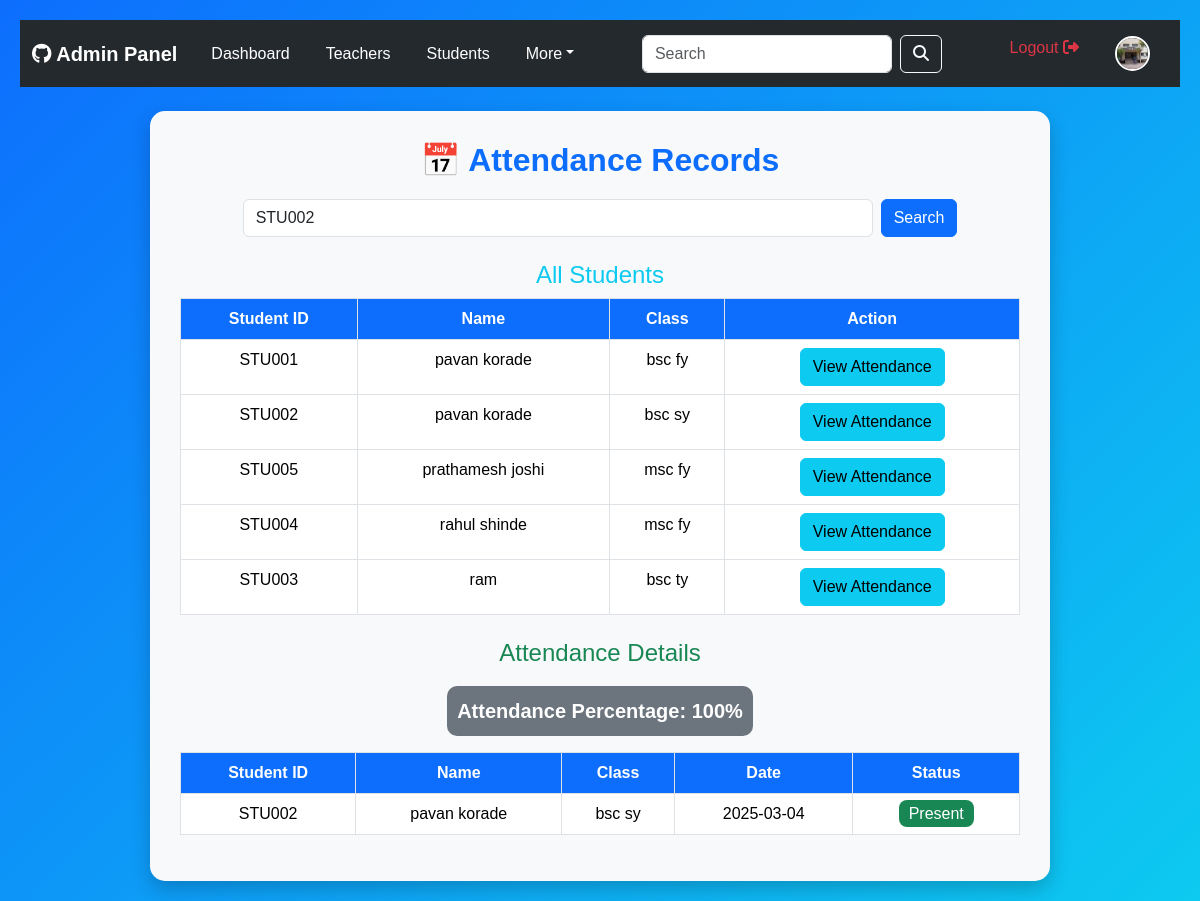
The page /view_attendance_button.php?search_student=STU002 on the database its author committed.
### tables this page shows
CREATE TABLE `students` (
  `student_id` varchar(10) NOT NULL,
  `name` varchar(255) NOT NULL,
  `address` text NOT NULL,
  `contact_no` varchar(15) NOT NULL,
  `email` varchar(255) NOT NULL,
  `gender` enum('Male','Female','Other') NOT NULL,
  `dob` date NOT NULL,
  `class` varchar(100) NOT NULL,
  `subjects` text NOT NULL
);

CREATE TABLE `attendance` (
  `id` int(11) NOT NULL,
  `student_id` varchar(255) NOT NULL,
  `date` date NOT NULL,
  `status` enum('Present','Absent','Late') NOT NULL,
  `teacher_id` varchar(255) NOT NULL,
  `subject` varchar(255) NOT NULL,
  `time` time NOT NULL
);

### view_attendance_button.php (the view, shortened to what this page needs)
<?php
include 'db.php';
include 'navbar.php';
$student_id = isset($_GET['search_student']) ? trim($_GET['search_student']) : '';
$attendance_percentage = null;
if (!empty($student_id)) {
    $query = "SELECT attendance.student_id, students.name, students.class, attendance.date, attendance.status
              FROM attendance
              JOIN students ON attendance.student_id = students.student_id
              WHERE attendance.student_id = ?
              ORDER BY attendance.date DESC";
    $stmt = $conn->prepare($query);
    $stmt->bind_param("s", $student_id);
    $stmt->execute();
    $result = $stmt->get_result();
    $total_classes_query = "SELECT COUNT(*) AS total FROM attendance WHERE student_id = ?";
    $present_classes_query = "SELECT COUNT(*) AS present FROM attendance WHERE student_id = ? AND status = 'Present'";
    $stmt = $conn->prepare($total_classes_query);
    $stmt->bind_param("s", $student_id);
    $stmt->execute();
    $total_classes_result = $stmt->get_result();
    $total_classes = $total_classes_result->fetch_assoc()['total'];
    $stmt = $conn->prepare($present_classes_query);
    $stmt->bind_param("s", $student_id);
    $stmt->execute();
    $present_classes_result = $stmt->get_result();
    $present_classes = $present_classes_result->fetch_assoc()['present'];
    if ($total_classes > 0) {
        $attendance_percentage = round(($present_classes / $total_classes) * 100, 2);
    }
} else {
    $result = false;
}
?>
<!DOCTYPE html>
<html lang="en">
<head>
    <link href="https://cdn.jsdelivr.net/npm/bootstrap@5.3.3/dist/css/bootstrap.min.css" rel="stylesheet">
</head>
<body>
    <div class="container mt-4">
        <h2 class="text-primary">📅 Attendance Records</h2>
        <form method="GET" action="" class="search-container d-flex justify-content-center">
            <input type="text" name="search_student" class="form-control w-75 me-2" placeholder="🔍 Enter Student ID to Search" value="<?php echo htmlspecialchars($student_id); ?>">
            <button type="submit" class="btn btn-primary">Search</button>
        </form>
        <h4 class="mt-4 text-info">All Students</h4>
        <table class="table table-bordered table-hover">
            <thead class="bg-primary text-white">
                <tr>
                    <th>Student ID</th>
                    <th>Name</th>
                    <th>Class</th>
                    <th>Action</th>
                </tr>
            </thead>
            <tbody>
                <?php
                $studentQuery = "SELECT student_id, name, class FROM students ORDER BY name ASC";
                $students = $conn->query($studentQuery);
                while ($student = $students->fetch_assoc()) { ?>
                    <tr>
                        <td><?php echo htmlspecialchars($student['student_id']); ?></td>
                        <td><?php echo htmlspecialchars($student['name']); ?></td>
                        <td><?php echo htmlspecialchars($student['class']); ?></td>
                        <td>
                            <a href="?search_student=<?php echo urlencode($student['student_id']); ?>" class="btn btn-info">View Attendance</a>
                        </td>
                    </tr>
                <?php } ?>
            </tbody>
        </table>
        <?php if ($result && $result->num_rows > 0) { ?>
        <h4 class="mt-4 text-success">Attendance Details</h4>
        <div class="percentage-box">
            Attendance Percentage: <?php echo $attendance_percentage !== null ? $attendance_percentage . '%' : 'N/A'; ?>
        </div>
        <table class="table table-bordered table-hover mt-3">
            <thead class="bg-primary text-white">
                <tr>
                    <th>Student ID</th>
                    <th>Name</th>
                    <th>Class</th>
                    <th>Date</th>
                    <th>Status</th>
                </tr>
            </thead>
            <tbody>
                <?php while ($row = $result->fetch_assoc()) { ?>
                    <tr>
                        <td><?php echo htmlspecialchars($row['student_id']); ?></td>
                        <td><?php echo htmlspecialchars($row['name']); ?></td>
                        <td><?php echo htmlspecialchars($row['class']); ?></td>
                        <td><?php echo htmlspecialchars($row['date']); ?></td>
                        <td>
                            <?php
                                $status = strtolower($row['status']);
                                if ($status == "present") {
                                    echo "<span class='status-present'>Present</span>";
                                } elseif ($status == "absent") {
                                    echo "<span class='status-absent'>Absent</span>";
                                } else {
                                    echo "<span class='status-late'>Late</span>";
                                }
                            ?>
                        </td>
                    </tr>
                <?php } ?>
            </tbody>
        </table>
        <?php } ?>
    </div>
</body>
</html>

### navbar.php (shortened to what this page needs)
<!DOCTYPE html>
<html lang="en">
<head>
    <link rel="stylesheet" href="https://cdn.jsdelivr.net/npm/bootstrap@5.3.0/dist/css/bootstrap.min.css">
    <link rel="stylesheet" href="https://cdnjs.cloudflare.com/ajax/libs/font-awesome/6.4.0/css/all.min.css">
</head>
<body>
    <nav class="navbar navbar-expand-lg navbar-dark">
        <div class="container-fluid">
            <a class="navbar-brand" href="#"><i class="fab fa-github"></i> Admin Panel</a>
            <div class="collapse navbar-collapse justify-content-between" id="navbarNav">
                <ul class="navbar-nav">
                    <li class="nav-item"><a class="nav-link" href="admin.php">Dashboard</a></li>
                    <li class="nav-item"><a class="nav-link" href="add_teacher.php">Teachers</a></li>
                    <li class="nav-item"><a class="nav-link" href="add_student.php">Students</a></li>
                    <li class="nav-item dropdown">
                        <a class="nav-link dropdown-toggle" href="#" role="button" data-bs-toggle="dropdown">More</a>
                    </li>
                </ul>
                <form class="d-flex search-bar">
                    <input class="form-control me-2" type="search" placeholder="Search" aria-label="Search">
                    <button class="btn btn-outline-light" type="submit"><i class="fas fa-search"></i></button>
                </form>
                <ul class="navbar-nav">
                    <li class="nav-item"><a class="nav-link text-danger" href="index.php">Logout <i class="fas fa-sign-out-alt"></i></a></li>
                    <li class="nav-item">
                        <a class="nav-link" href="#">
                            <img src="myphoto.jpg" alt="Admin" class="profile-img">
                        </a>
                    </li>
                </ul>
            </div>
        </div>
    </nav>
</body>
</html>

### navbar.php (style rules this page uses)
body { font-family: 'Poppins', sans-serif; }
.navbar { background-color: #24292e; padding: 10px 20px; }
.navbar-brand { color: #ffffff; font-weight: bold; font-size: 1.4rem; }
.navbar-nav .nav-link { color: #ffffff; margin: 0 10px; font-size: 1rem; transition: 0.3s; }
.search-bar { width: 300px; }
.profile-img { width: 35px; height: 35px; border-radius: 50%; border: 2px solid white; }

### view_attendance_button.php (style rules this page uses)
body { font-family: 'Poppins', sans-serif; background: linear-gradient(135deg, var(--bs-primary), var(--bs-info)); color: black; padding: 20px; }
.container { background: var(--bs-light); padding: 30px; border-radius: 15px; box-shadow: 0 8px 20px rgba(0, 0, 0, 0.2); max-width: 900px; margin: auto; text-align: center; }
h2 { font-weight: 700; margin-bottom: 20px; }
.table th { background: var(--bs-primary); color: white; text-align: center; }
.table td { text-align: center; font-weight: 500; }
.status-present { background: var(--bs-success); color: white; padding: 5px 10px; border-radius: 8px; }
.percentage-box { font-size: 20px; font-weight: bold; background: var(--bs-secondary); color: white; padding: 10px; border-radius: 10px; display: inline-block; margin-top: 10px; }

### rows shown on the page
students: student_id "STU001", name "pavan korade", class "bsc fy"
students: student_id "STU002", name "pavan korade", class "bsc sy"
students: student_id "STU005", name "prathamesh joshi", class "msc fy"
students: student_id "STU004", name "rahul shinde", class "msc fy"
students: student_id "STU003", name "ram", class "bsc ty"
attendance: student "STU002", student.name "pavan korade", student.class "bsc sy", date "2025-03-04", status "Present"

### other values the page prints
$attendance_percentage "100"
